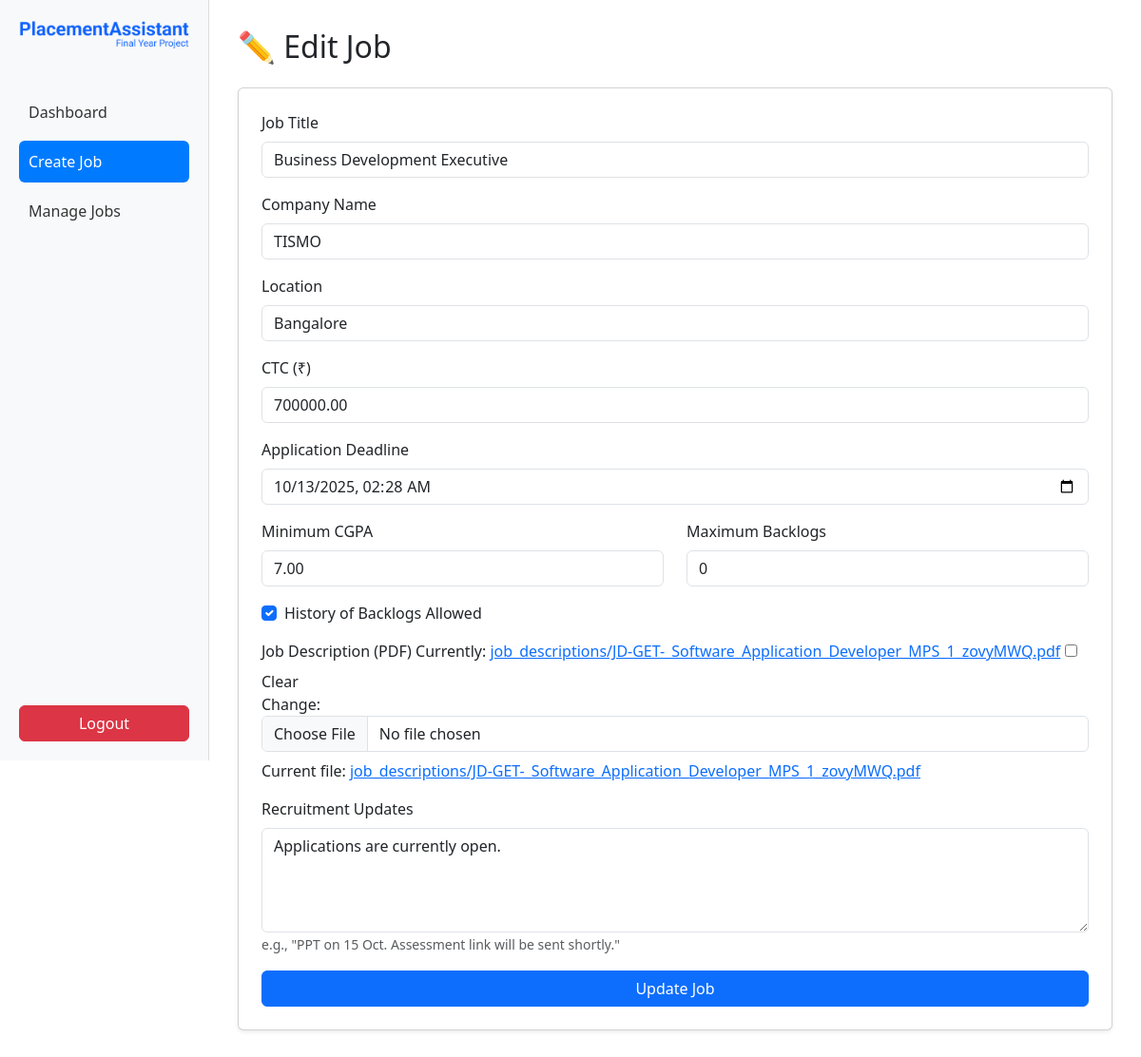
/jobs/edit/5/ (signed in), run on an earlier commit of the app's database.
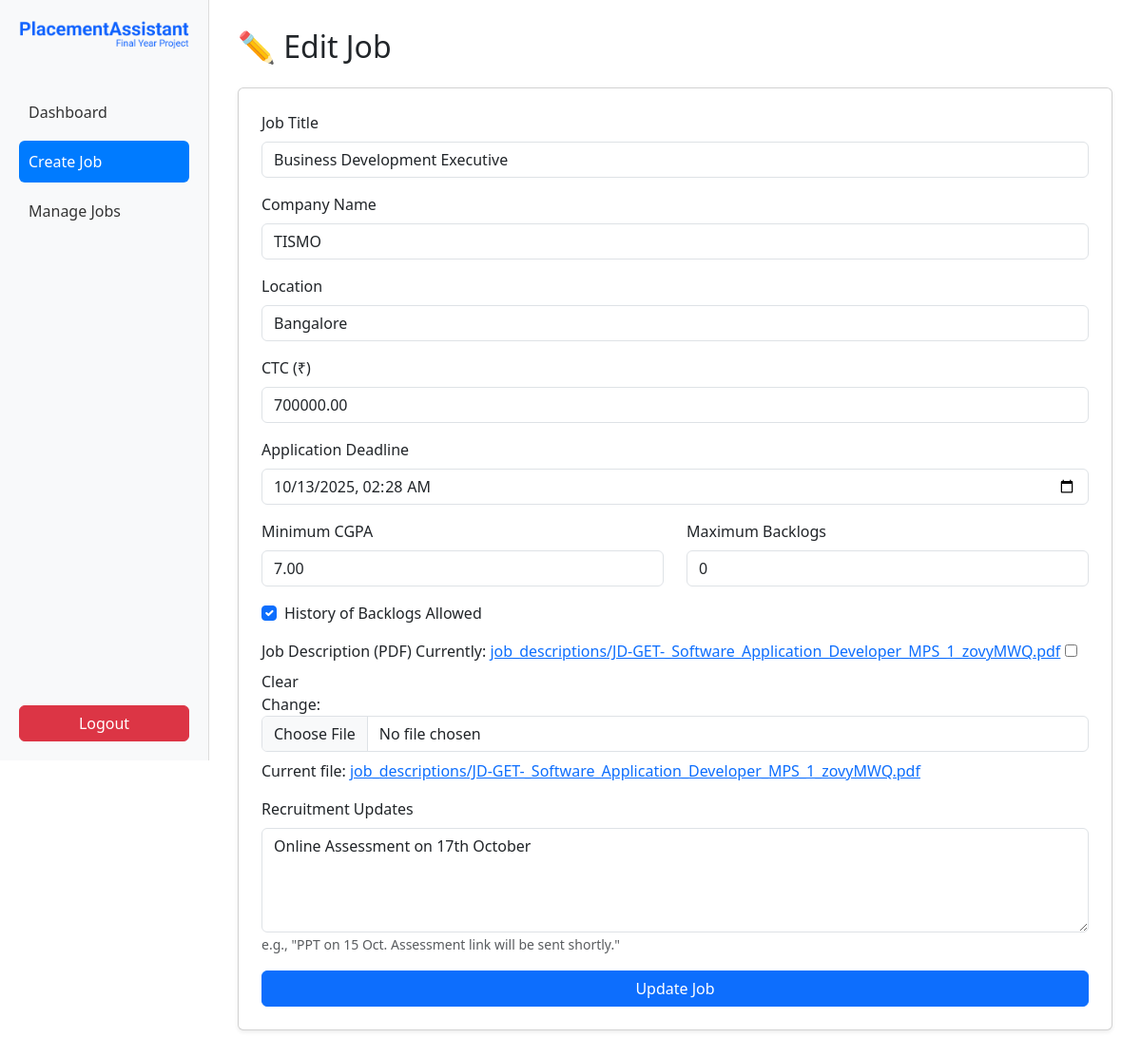
And on a later commit of the database.
### jobs/models.py (models this page shows, shortened)
class Job(models.Model):
    SLAB_CHOICES = [
        (1, "Slab 1 (< 6 LPA)"),
        (2, "Slab 2 (6–12 LPA)"),
        (3, "Slab 3 (>= 12 LPA)"),
    ]
    STATUS_CHOICES = [
        ('open', 'Applications Open'),
        ('progress', 'In Progress'),
        ('closed', 'Completed'),
    ]
    title = models.CharField(max_length=255)
    company_name = models.CharField(max_length=255)
    location = models.CharField(max_length=255)
    ctc = models.DecimalField(max_digits=10, decimal_places=2)  # LPA
    slab = models.IntegerField(choices=SLAB_CHOICES, blank=True, null=True)
    deadline = models.DateTimeField()
    min_cgpa = models.DecimalField(max_digits=4, decimal_places=2)
    max_backlogs = models.IntegerField(default=0)
    history_allowed = models.BooleanField(default=True)
    jd_file = models.FileField(upload_to="job_descriptions/",null=True, blank=True)
    created_by = models.ForeignKey(User, on_delete=models.CASCADE, related_name="posted_jobs")
    created_at = models.DateTimeField(auto_now_add=True)
    status = models.CharField(max_length=20, choices=STATUS_CHOICES, default='open')
    recruitment_updates = models.TextField(default="Applications are currently open.", blank=True)

### jobs/views.py (the view)
# urls.py: path("edit/<int:job_id>/", views.edit_job, name="edit_job"),
@login_required
def edit_job(request, job_id):
    job = get_object_or_404(Job, id=job_id)
    if request.method == 'POST':
        form = JobForm(request.POST, request.FILES, instance=job)
        if form.is_valid():
            form.save()
            return redirect('manage_jobs')
    else:
        form = JobForm(instance=job)
    return render(request, 'jobs/post_job.html', {'form': form, 'edit_mode': True, 'job': job})

### jobs/forms.py
class JobForm(forms.ModelForm):
    class Meta:
        model = Job
        fields = [
            "title", "company_name", "location", "ctc", "deadline",
            "min_cgpa", "max_backlogs", "history_allowed", "jd_file","recruitment_updates"
        ]
        widgets = {
            "deadline": forms.DateTimeInput(attrs={"type": "datetime-local"}),
        }

### jobs/templates/jobs/post_job.html (shortened to what this page needs)
{% load static %}
{% load widget_tweaks %}
<!DOCTYPE html>
<html lang="en">
<head>
  <link href="https://cdn.jsdelivr.net/npm/bootstrap@5.3.2/dist/css/bootstrap.min.css" rel="stylesheet">
</head>
<body>
  <div class="d-flex">
    <div class="sidebar">
      <div>
        <div class="logo-container">
          <img src="{% static 'images/logo.png' %}" alt="PlacementAssistant Logo" class="img-fluid logo-img">
        </div>
        <br>
        <a href="{% url 'coordinator_dashboard' %}" >Dashboard</a>
        <a href="{% url 'post_job' %}" class="active">Create Job</a>
        <a href="{% url 'manage_jobs' %}">Manage Jobs</a>
      </div>
      <form method="post" action="/">
        <button type="submit" class="btn btn-danger w-100 mt-3">Logout</button>
      </form>
    </div>
    <div class="main-content">
      <h2 class="mb-4">
        {% if edit_mode %}✏️ Edit Job{% else %}📌 Post New Job{% endif %}
      </h2>
      <div class="card shadow-sm p-4">
        <form method="post" enctype="multipart/form-data">
          <div class="mb-3">
            <label for="id_title" class="form-label">Job Title</label>
            {{ form.title|add_class:"form-control" }}
          </div>
          <div class="mb-3">
            <label for="id_company_name" class="form-label">Company Name</label>
            {{ form.company_name|add_class:"form-control" }}
          </div>
          <div class="mb-3">
            <label for="id_location" class="form-label">Location</label>
            {{ form.location|add_class:"form-control" }}
          </div>
          <div class="mb-3">
            <label for="id_ctc" class="form-label">CTC (₹)</label>
            {{ form.ctc|add_class:"form-control" }}
          </div>
          <div class="mb-3">
            <label for="id_deadline" class="form-label">Application Deadline</label>
            {{ form.deadline|add_class:"form-control" }}
          </div>
          <div class="row">
            <div class="col-md-6 mb-3">
              <label for="id_min_cgpa" class="form-label">Minimum CGPA</label>
              {{ form.min_cgpa|add_class:"form-control" }}
            </div>
            <div class="col-md-6 mb-3">
              <label for="id_max_backlogs" class="form-label">Maximum Backlogs</label>
              {{ form.max_backlogs|add_class:"form-control" }}
            </div>
          </div>
          <div class="form-check mb-3">
            {{ form.history_allowed|add_class:"form-check-input" }}
            <label for="id_history_allowed" class="form-check-label">History of Backlogs Allowed</label>
          </div>
          <div class="mb-3">
            <label for="id_jd_file" class="form-label">Job Description (PDF)</label>
            {{ form.jd_file|add_class:"form-control" }}
            {% if edit_mode and job.jd_file %}
              <p class="mt-2">
                Current file:
                <a href="{{ job.jd_file.url }}" target="_blank">{{ job.jd_file.name }}</a>
              </p>
            {% endif %}
          </div>
           <div class="mb-3">
                <label for="id_recruitment_updates" class="form-label">Recruitment Updates</label>
                {{ form.recruitment_updates|add_class:"form-control"|attr:"rows:4" }}
                <small class="form-text text-muted">e.g., "PPT on 15 Oct. Assessment link will be sent shortly."</small>
            </div>
          <button type="submit" class="btn btn-primary w-100">
            {% if edit_mode %}Update Job{% else %}Submit Job{% endif %}
          </button>
        </form>
      </div>
    </div>
  </div>
</body>
</html>

What changed in the data, as far as the page shows it:
changed Job "job_descriptions/JD-GET-_Software_Application_Developer_MPS_1_zovyMWQ.pdf": recruitment_updates "Applications are currently open." → "Online Assessment on 17th October"
